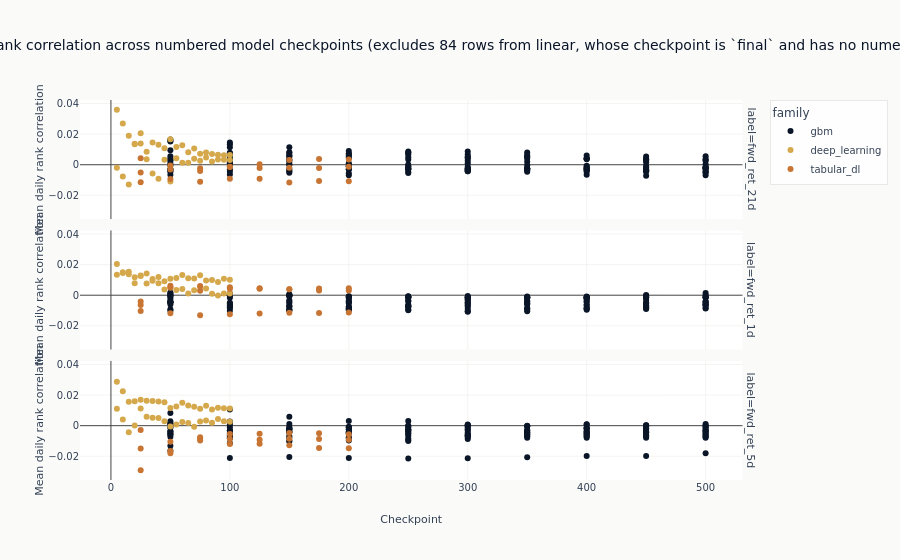

Write notebook code for a chart like this one.
### Code cell
# Families whose checkpoint is `final` carry no numeric checkpoint position, so they have no x
# coordinate on this axis and plotly would drop them without saying so. They are excluded here by
# name rather than silently, and the count is stated in the title.
numbered = diagnosed.filter(pl.col("checkpoint_value").is_not_null())
unnumbered = diagnosed.filter(pl.col("checkpoint_value").is_null())
excluded_families = sorted(set(unnumbered.get_column("family"))) if unnumbered.height else []
figure = px.scatter(
    numbered,
    x="checkpoint_value",
    y="ic_mean",
    color="family",
    facet_row="label",
    hover_data=["config_name", "prediction_hash"],
    title=(
        "Validation rank correlation across numbered model checkpoints"
        + (
            f" (excludes {unnumbered.height} rows from {', '.join(excluded_families)},"
            " whose checkpoint is `final` and has no numeric position)"
            if excluded_families
            else ""
        )
    ),
    labels={"checkpoint_value": "Checkpoint", "ic_mean": "Mean daily rank correlation"},
)
figure.show()

### Figure 1 — Plotly figure (JSON) as saved in the notebook; plotly's stock layout.template omitted (floating-point values rounded to 4 significant figures; data arrays with more than 128 entries replaced by an {"elided": "..."} marker saying what was removed)
{"data": [{"customdata": {"elided": "150x2 str values"}, "hovertemplate": "family=gbm<br>label=fwd_ret_21d<br>Checkpoint=%{x}<br>Mean daily rank correlation=%{y}<br>config_name=%{customdata[0]}<br>prediction_hash=%{customdata[1]}<extra></extra>", "legendgroup": "gbm", "marker": {"color": "#0a1628", "symbol": "circle"}, "mode": "markers", "name": "gbm", "orientation": "v", "showlegend": true, "type": "scatter", "x": {"elided": "150 int values"}, "xaxis": "x3", "y": {"elided": "150 float values"}, "yaxis": "y3"}, {"customdata": {"elided": "150x2 str values"}, "hovertemplate": "family=gbm<br>label=fwd_ret_1d<br>Checkpoint=%{x}<br>Mean daily rank correlation=%{y}<br>config_name=%{customdata[0]}<br>prediction_hash=%{customdata[1]}<extra></extra>", "legendgroup": "gbm", "marker": {"color": "#0a1628", "symbol": "circle"}, "mode": "markers", "name": "gbm", "orientation": "v", "showlegend": false, "type": "scatter", "x": {"elided": "150 int values"}, "xaxis": "x2", "y": {"elided": "150 float values"}, "yaxis": "y2"}, {"customdata": {"elided": "150x2 str values"}, "hovertemplate": "family=gbm<br>label=fwd_ret_5d<br>Checkpoint=%{x}<br>Mean daily rank correlation=%{y}<br>config_name=%{customdata[0]}<br>prediction_hash=%{customdata[1]}<extra></extra>", "legendgroup": "gbm", "marker": {"color": "#0a1628", "symbol": "circle"}, "mode": "markers", "name": "gbm", "orientation": "v", "showlegend": false, "type": "scatter", "x": {"elided": "150 int values"}, "xaxis": "x", "y": {"elided": "150 float values"}, "yaxis": "y"}, {"customdata": [["nlinear", "00fa4eb1ccae"], ["nlinear", "05318f27e435"], ["nlinear", "06c0a15b6ba1"], ["tcn", "09af2aa4d331"], ["nlinear", "0b07de75f336"], ["tcn", "0b136616f67f"], ["nlinear", "11fcb21a6448"], ["tcn", "14626096da82"], ["tcn", "15bba93eb815"], ["nlinear", "26b49ad197f8"], ["tcn", "2f34da7f672a"], ["nlinear", "366065a3b525"], ["tcn", "4b40ea1ef97b"], ["tcn", "4d1d04437e3b"], ["tcn", "57362a6b5c93"], ["tcn", "58859462ef8c"], ["tcn", "6ad59dafc0cb"], ["nlinear", "7981a0939711"], ["tcn", "7b3f32f19652"], ["nlinear", "8083d01f217b"], ["nlinear", "9c247c0f3ef7"], ["nlinear", "9c5f5e2313e6"], ["nlinear", "a01b8e79d042"], ["nlinear", "a1bab7be0875"], ["nlinear", "a1e817bb3b47"], ["nlinear", "aa2d7f8dafff"], ["nlinear", "ad386a47ae0d"], ["nlinear", "b608db0adcb6"], ["nlinear", "bb3084f336ba"], ["tcn", "bf1daf57a1d7"], ["tcn", "c14b3c3143c8"], ["tcn", "caa5fba07a29"], ["tcn", "cf1d53443d50"], ["tcn", "d1c531cae20f"], ["tcn", "d7d79a80d4b2"], ["tcn", "e2c722e99d23"], ["nlinear", "e37384f7beda"], ["nlinear", "e50eafc4affd"], ["tcn", "e63aab6dcd6d"], ["tcn", "febf08341fb3"]], "hovertemplate": "family=deep_learning<br>label=fwd_ret_21d<br>Checkpoint=%{x}<br>Mean daily rank correlation=%{y}<br>config_name=%{customdata[0]}<br>prediction_hash=%{customdata[1]}<extra></extra>", "legendgroup": "deep_learning", "marker": {"color": "#D4A84B", "symbol": "circle"}, "mode": "markers", "name": "deep_learning", "orientation": "v", "showlegend": true, "type": "scatter", "x": [65, 35, 5, 40, 70, 25, 15, 50, 60, 85, 100, 30, 55, 5, 70, 80, 90, 80, 20, 50, 20, 10, 60, 90, 55, 25, 45, 40, 100, 85, 30, 15, 75, 10, 45, 65, 75, 95, 35, 95], "xaxis": "x3", "y": [0.008212, 0.01462, 0.036, -0.009105, 0.01064, 0.02052, 0.01901, -0.01093, 0.001249, 0.006988, 0.003166, 0.00849, 0.004256, -0.002005, 0.003999, 0.004684, 0.003422, 0.008046, 0.0138, 0.01662, 0.01345, 0.02696, 0.01277, 0.006514, 0.01162, 0.01397, 0.01084, 0.01302, 0.006391, 0.002178, 0.003581, -0.01297, 0.002567, -0.007613, 0.003189, 0.001255, 0.00717, 0.006128, -0.005736, 0.003212], "yaxis": "y3"}, {"customdata": [["tcn", "09e637b1367d"], ["nlinear", "0f1f4d8369cf"], ["nlinear", "1df5922d71dc"], ["tcn", "226aa3b6d511"], ["nlinear", "229ca64d6559"], ["tcn", "250023ae3c2c"], ["nlinear", "26150ab0d3db"], ["tcn", "328dc100d623"], ["nlinear", "374d4b6dac88"], ["tcn", "3f5140df6f3a"], ["nlinear", "4275cf4de4df"], ["nlinear", "42bac90eb84f"], ["tcn", "5217ba2eace4"], ["tcn", "553a16f75df2"], ["nlinear", "60890d86e995"], ["nlinear", "6592a5d6818e"], ["tcn", "689e938f32ee"], ["nlinear", "70cc489e40cd"], ["nlinear", "7c01c896ff2e"], ["tcn", "83073960140a"], ["tcn", "87af1b9469f9"], ["tcn", "936160c55853"], ["nlinear", "94f4c2cbfae1"], ["tcn", "9aa9ee2298b6"], ["nlinear", "9eae73b86751"], ["nlinear", "9eb5dd8577d1"], ["nlinear", "aa43ef1d95c3"], ["nlinear", "b0b5332ebe74"], ["nlinear", "bede763a2379"], ["tcn", "c39e794fa85e"], ["tcn", "cfb01a246e7a"], ["tcn", "d2ca9d9b82a8"], ["tcn", "dfcbe641a413"], ["tcn", "e384cfd815f4"], ["tcn", "e3a2872552f3"], ["tcn", "e76bc5774817"], ["nlinear", "eb398d700b38"], ["nlinear", "edc6f83b8b56"], ["tcn", "f5002a998788"], ["nlinear", "fabd321a6235"]], "hovertemplate": "family=deep_learning<br>label=fwd_ret_1d<br>Checkpoint=%{x}<br>Mean daily rank correlation=%{y}<br>config_name=%{customdata[0]}<br>prediction_hash=%{customdata[1]}<extra></extra>", "legendgroup": "deep_learning", "marker": {"color": "#D4A84B", "symbol": "circle"}, "mode": "markers", "name": "deep_learning", "orientation": "v", "showlegend": false, "type": "scatter", "x": [65, 90, 25, 15, 50, 40, 10, 100, 95, 35, 30, 75, 30, 45, 45, 70, 5, 15, 65, 10, 85, 70, 80, 95, 20, 5, 35, 100, 60, 80, 25, 60, 75, 50, 90, 20, 55, 40, 55, 85], "xaxis": "x2", "y": [0.001042, 0.008612, 0.01255, 0.01543, 0.01073, 0.007778, 0.01452, 0.001166, 0.01072, 0.01063, 0.01421, 0.01305, 0.007725, 0.003762, 0.009108, 0.0109, 0.02045, 0.01368, 0.01103, 0.01504, 0.0009168, 0.003323, 0.009546, 0.001139, 0.01171, 0.0133, 0.009381, 0.01006, 0.01315, 0.004416, 0.01296, 0.004005, 0.005477, 0.005064, -0.0002087, 0.007798, 0.01133, 0.01198, 0.003338, 0.009922], "yaxis": "y2"}, {"customdata": [["tcn", "08c36c3fe567"], ["nlinear", "099830b9220a"], ["nlinear", "0c5ecb57cb04"], ["tcn", "1b2ec5aabb06"], ["nlinear", "1ff85db25b35"], ["tcn", "2615b6f8c97a"], ["nlinear", "2edd6636d6dd"], ["nlinear", "31f5b2e84a87"], ["tcn", "43522f80ed91"], ["tcn", "459bfa1461c1"], ["tcn", "470b8d557dd0"], ["nlinear", "51105579b737"], ["tcn", "6c20b1c4425b"], ["tcn", "6e3948238126"], ["nlinear", "6ec12c495c30"], ["tcn", "77e1a9455c27"], ["nlinear", "82bfee8d0001"], ["tcn", "84267c7c7ae8"], ["nlinear", "8616c23695aa"], ["nlinear", "904517246200"], ["tcn", "9147da8a25db"], ["nlinear", "91d4cfd80647"], ["tcn", "a4983cc62b3a"], ["tcn", "aa75ceaa52eb"], ["tcn", "b21fdb0bc5d7"], ["nlinear", "b6bd7b1dcd28"], ["nlinear", "bfe479a48c09"], ["nlinear", "c173547b1078"], ["nlinear", "c8ab71e5e803"], ["nlinear", "cb49499d985f"], ["nlinear", "cba7f1e37e22"], ["tcn", "cd3fb81fa7ba"], ["tcn", "d27dee2c92ee"], ["tcn", "dc1d607199d4"], ["tcn", "dce16540e18d"], ["tcn", "dd82a89a22be"], ["nlinear", "e1d4c693930a"], ["nlinear", "f611d3f59370"], ["nlinear", "fb5e75c35793"], ["tcn", "fe894845dfc6"]], "hovertemplate": "family=deep_learning<br>label=fwd_ret_5d<br>Checkpoint=%{x}<br>Mean daily rank correlation=%{y}<br>config_name=%{customdata[0]}<br>prediction_hash=%{customdata[1]}<extra></extra>", "legendgroup": "deep_learning", "marker": {"color": "#D4A84B", "symbol": "circle"}, "mode": "markers", "name": "deep_learning", "orientation": "v", "showlegend": false, "type": "scatter", "x": [70, 85, 80, 60, 75, 40, 15, 55, 30, 95, 10, 25, 20, 5, 95, 65, 65, 80, 10, 50, 25, 20, 15, 45, 50, 100, 60, 35, 5, 40, 90, 75, 90, 100, 35, 55, 70, 30, 45, 85], "xaxis": "x", "y": [-0.0006843, 0.0106, 0.01302, 0.002365, 0.011, 0.005057, 0.01567, 0.0126, 0.005792, 0.002898, 0.004017, 0.01698, 0.0001878, 0.01106, 0.01139, 0.00179, 0.01321, 0.003405, 0.02251, 0.01148, 0.01129, 0.01606, -0.004313, 0.002861, -0.0004889, 0.01121, 0.01504, 0.01617, 0.02869, 0.01586, 0.01175, 0.00277, 0.004348, 0.002538, 0.005181, 0.0007641, 0.01238, 0.01632, 0.01525, 0.001936], "yaxis": "y"}, {"customdata": [["tabm_s", "02bc2f2f4c71"], ["tabm_l", "03e9540dbeb8"], ["tabm_s", "0768a4b2e75d"], ["tabm_m", "08ae078b3ed3"], ["tabm_l", "0e43990927ac"], ["tabm_m", "264c191e80ac"], ["tabm_m", "309dce776162"], ["tabm_s", "3fece770eaa2"], ["tabm_l", "4bc7c8767ceb"], ["tabm_m", "4ff6dbf99b58"], ["tabm_s", "6094616c52fa"], ["tabm_l", "615228463a26"], ["tabm_s", "63e97b45d2a8"], ["tabm_m", "687f19f768f5"], ["tabm_m", "79a7675a9a43"], ["tabm_s", "905d8056f74f"], ["tabm_m", "9270582fdab1"], ["tabm_m", "a9beee29b7c8"], ["tabm_l", "b38b70167a62"], ["tabm_s", "baeae58b5d24"], ["tabm_l", "cf86cfd17b07"], ["tabm_s", "d8636c553442"], ["tabm_l", "dc71fa146a3d"], ["tabm_l", "ebda68c5bb3c"]], "hovertemplate": "family=tabular_dl<br>label=fwd_ret_21d<br>Checkpoint=%{x}<br>Mean daily rank correlation=%{y}<br>config_name=%{customdata[0]}<br>prediction_hash=%{customdata[1]}<extra></extra>", "legendgroup": "tabular_dl", "marker": {"color": "#C87533", "symbol": "circle"}, "mode": "markers", "name": "tabular_dl", "orientation": "v", "showlegend": true, "type": "scatter", "x": [75, 125, 25, 100, 175, 75, 175, 175, 25, 25, 100, 150, 125, 150, 125, 50, 200, 50, 75, 200, 50, 150, 100, 200], "xaxis": "x3", "y": [-0.0111, -0.002192, -0.01145, -0.001511, -0.002204, -0.004069, 0.003773, -0.01071, 0.004256, -0.005118, -0.009152, -0.001905, -0.009167, 0.003065, 0.000382, -0.009292, 0.003436, -0.003033, -0.002222, -0.01078, -0.0004508, -0.01158, -0.001372, -0.001279], "yaxis": "y3"}, {"customdata": [["tabm_m", "0e4715bd4124"], ["tabm_s", "18cee173f0dc"], ["tabm_l", "191e1c0ac0ee"], ["tabm_s", "1b1c46b08acd"], ["tabm_s", "243c981790e5"], ["tabm_m", "632ebc1b55f7"], ["tabm_s", "7bfe5132ffdf"], ["tabm_m", "7ccb0f230d93"], ["tabm_l", "83b706ea3f17"], ["tabm_s", "8434e36f15b3"], ["tabm_s", "91868fa741e6"], ["tabm_s", "925f6d9f4f6c"], ["tabm_m", "93f76376a374"], ["tabm_l", "9deaf63b1d24"], ["tabm_m", "ab743e71ea91"], ["tabm_l", "b5ca1d52162e"], ["tabm_m", "b5f24cda9f4e"], ["tabm_m", "c0916005367b"], ["tabm_l", "d937c16f7118"], ["tabm_l", "dd43f6cf2af2"], ["tabm_l", "e1e57ac87164"], ["tabm_m", "efc89add3be1"], ["tabm_l", "f9155c11faba"], ["tabm_s", "fce2b00758da"]], "hovertemplate": "family=tabular_dl<br>label=fwd_ret_1d<br>Checkpoint=%{x}<br>Mean daily rank correlation=%{y}<br>config_name=%{customdata[0]}<br>prediction_hash=%{customdata[1]}<extra></extra>", "legendgroup": "tabular_dl", "marker": {"color": "#C87533", "symbol": "circle"}, "mode": "markers", "name": "tabular_dl", "orientation": "v", "showlegend": false, "type": "scatter", "x": [175, 125, 200, 150, 25, 150, 100, 50, 100, 175, 75, 200, 125, 125, 200, 175, 100, 75, 50, 150, 75, 25, 25, 50], "xaxis": "x2", "y": [0.00313, -0.01192, 0.004524, -0.0114, -0.01025, 0.003951, -0.01247, 0.005071, 0.004194, -0.01156, -0.01315, -0.01134, 0.004266, 0.004526, 0.003159, 0.004456, 0.005126, 0.005958, 0.006267, 0.003866, 0.002941, -0.006445, -0.004033, -0.01173], "yaxis": "y2"}, {"customdata": [["tabm_s", "039c56702e88"], ["tabm_s", "190a7323d12d"], ["tabm_m", "2933ba7608b4"], ["tabm_m", "296531884fa8"], ["tabm_m", "379d19e4076e"], ["tabm_l", "5460c20a48af"], ["tabm_l", "5bf669f0477f"], ["tabm_l", "6c7742c4fcf5"], ["tabm_m", "77913779a019"], ["tabm_s", "7d0f251f9e43"], ["tabm_s", "81b2bf5b42b3"], ["tabm_l", "8425d83d9ed1"], ["tabm_m", "8535cbc572bc"], ["tabm_l", "89e8c1d3686e"], ["tabm_m", "9a18349b8d05"], ["tabm_s", "a7dd3a9eeabd"], ["tabm_l", "bc1d520ad5a3"], ["tabm_l", "bf2448d952ed"], ["tabm_l", "c876815cd0fe"], ["tabm_s", "cd71d7928080"], ["tabm_s", "cf3081172f30"], ["tabm_m", "d1270f676cb3"], ["tabm_m", "ed6435fa0f31"], ["tabm_s", "f1b4afbfdfdf"]], "hovertemplate": "family=tabular_dl<br>label=fwd_ret_5d<br>Checkpoint=%{x}<br>Mean daily rank correlation=%{y}<br>config_name=%{customdata[0]}<br>prediction_hash=%{customdata[1]}<extra></extra>", "legendgroup": "tabular_dl", "marker": {"color": "#C87533", "symbol": "circle"}, "mode": "markers", "name": "tabular_dl", "orientation": "v", "showlegend": false, "type": "scatter", "x": [200, 125, 200, 25, 100, 25, 125, 75, 175, 100, 175, 50, 125, 150, 150, 150, 100, 175, 200, 25, 50, 75, 50, 75], "xaxis": "x", "y": [-0.0148, -0.01185, -0.009284, -0.002766, -0.008692, -0.01488, -0.005362, -0.007545, -0.008766, -0.01194, -0.01465, -0.01057, -0.00927, -0.004785, -0.008508, -0.01276, -0.005499, -0.005022, -0.005623, -0.02919, -0.01806, -0.008447, -0.01661, -0.009663], "yaxis": "y"}], "layout": {"annotations": [{"font": {}, "showarrow": false, "text": "label=fwd_ret_5d", "textangle": 90, "x": 0.98, "xanchor": "left", "xref": "paper", "y": 0.1567, "yanchor": "middle", "yref": "paper"}, {"font": {}, "showarrow": false, "text": "label=fwd_ret_1d", "textangle": 90, "x": 0.98, "xanchor": "left", "xref": "paper", "y": 0.5, "yanchor": "middle", "yref": "paper"}, {"font": {}, "showarrow": false, "text": "label=fwd_ret_21d", "textangle": 90, "x": 0.98, "xanchor": "left", "xref": "paper", "y": 0.8433, "yanchor": "middle", "yref": "paper"}], "legend": {"title": {"text": "family"}, "tracegroupgap": 0}, "title": {"text": "Validation rank correlation across numbered model checkpoints (excludes 84 rows from linear, whose checkpoint is `final` and has no numeric position)"}, "xaxis": {"anchor": "y", "domain": [0.0, 0.98], "title": {"text": "Checkpoint"}}, "xaxis2": {"anchor": "y2", "domain": [0.0, 0.98], "matches": "x", "showticklabels": false}, "xaxis3": {"anchor": "y3", "domain": [0.0, 0.98], "matches": "x", "showticklabels": false}, "yaxis": {"anchor": "x", "domain": [0.0, 0.3133], "title": {"text": "Mean daily rank correlation"}}, "yaxis2": {"anchor": "x2", "domain": [0.3433, 0.6567], "matches": "y", "title": {"text": "Mean daily rank correlation"}}, "yaxis3": {"anchor": "x3", "domain": [0.6867, 1.0], "matches": "y", "title": {"text": "Mean daily rank correlation"}}}}
